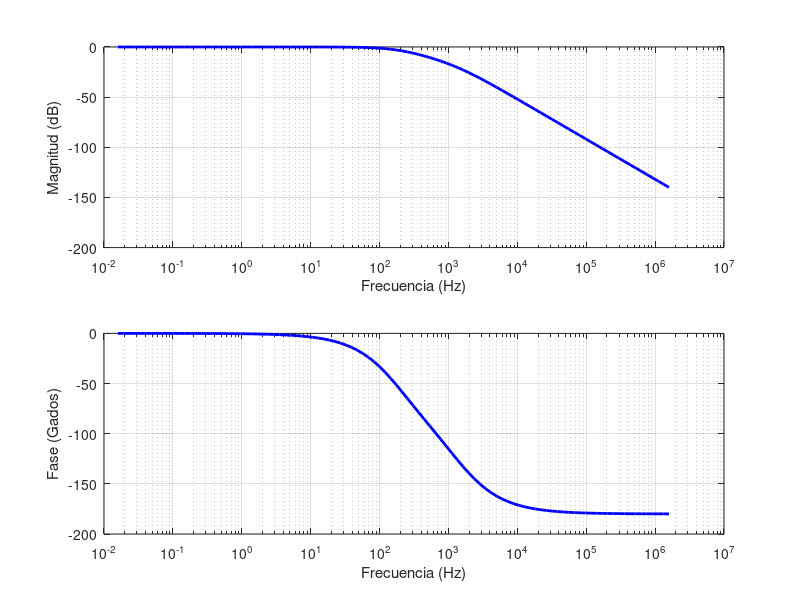
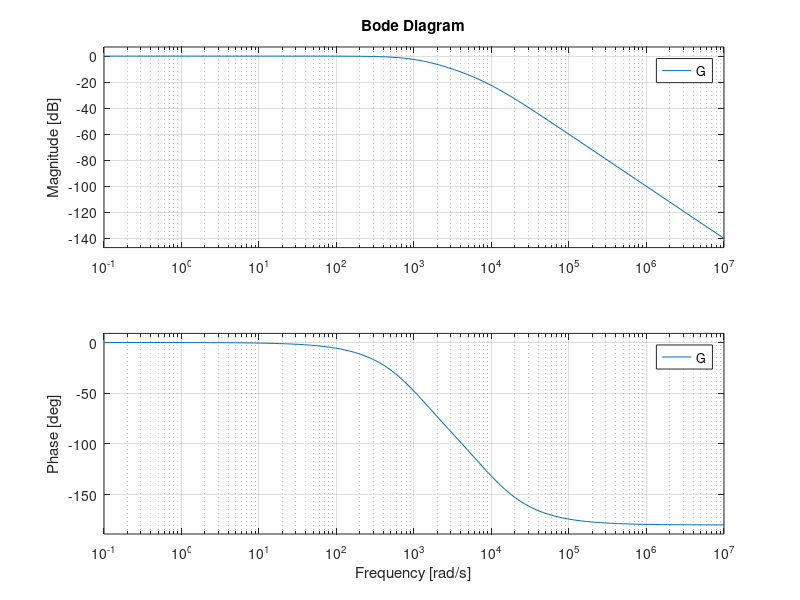

Write the MATLAB code that produced these figures, in order.
clc; clear;

R = 10;
L = 1e-3;
C = 100e-6;

num = 1/(L*C);
den = [1 R/L 1/(L*C)];
G = tf(num, den);

N = 100;
w = logspace(-1, 7, N);
f = w./(2*pi);
s = 1j*w;

P = num./(den(1).*s.^2 + den(2).*s + den(3));
P_mag = 20*log10(abs(P));
P_ph = angle(P)*(180/pi);

figure();
subplot(2,1,1);
semilogx(f, P_mag, 'b-', 'LineWidth', 2);
grid on;
xlabel("Frecuencia (Hz)");
ylabel("Magnitud (dB)");
subplot(2,1,2);
semilogx(f, P_ph, 'b-', 'LineWidth', 2);
xlabel("Frecuencia (Hz)");
ylabel("Fase (Gados)");
grid on;

figure();
bode(G, w);
